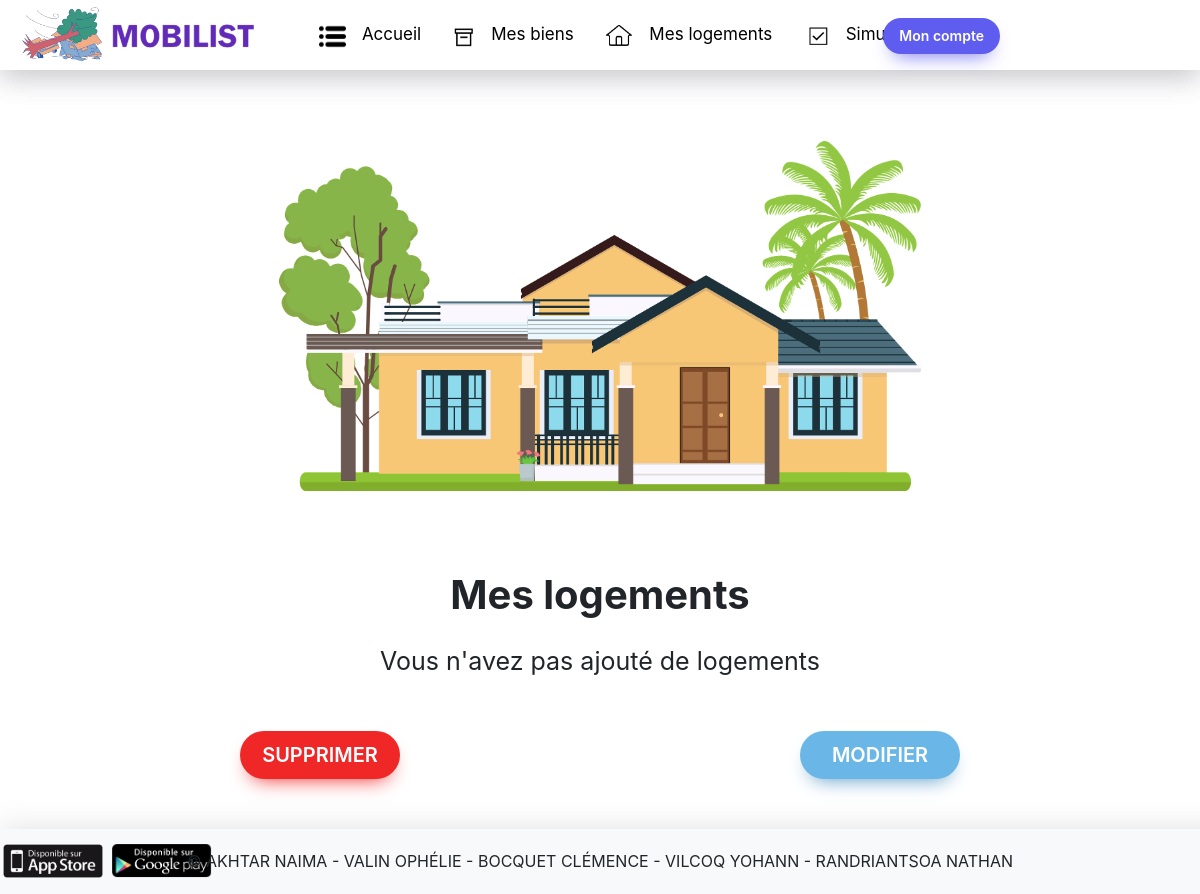
Before: /afficheLogements/ (signed in) with the older database file.
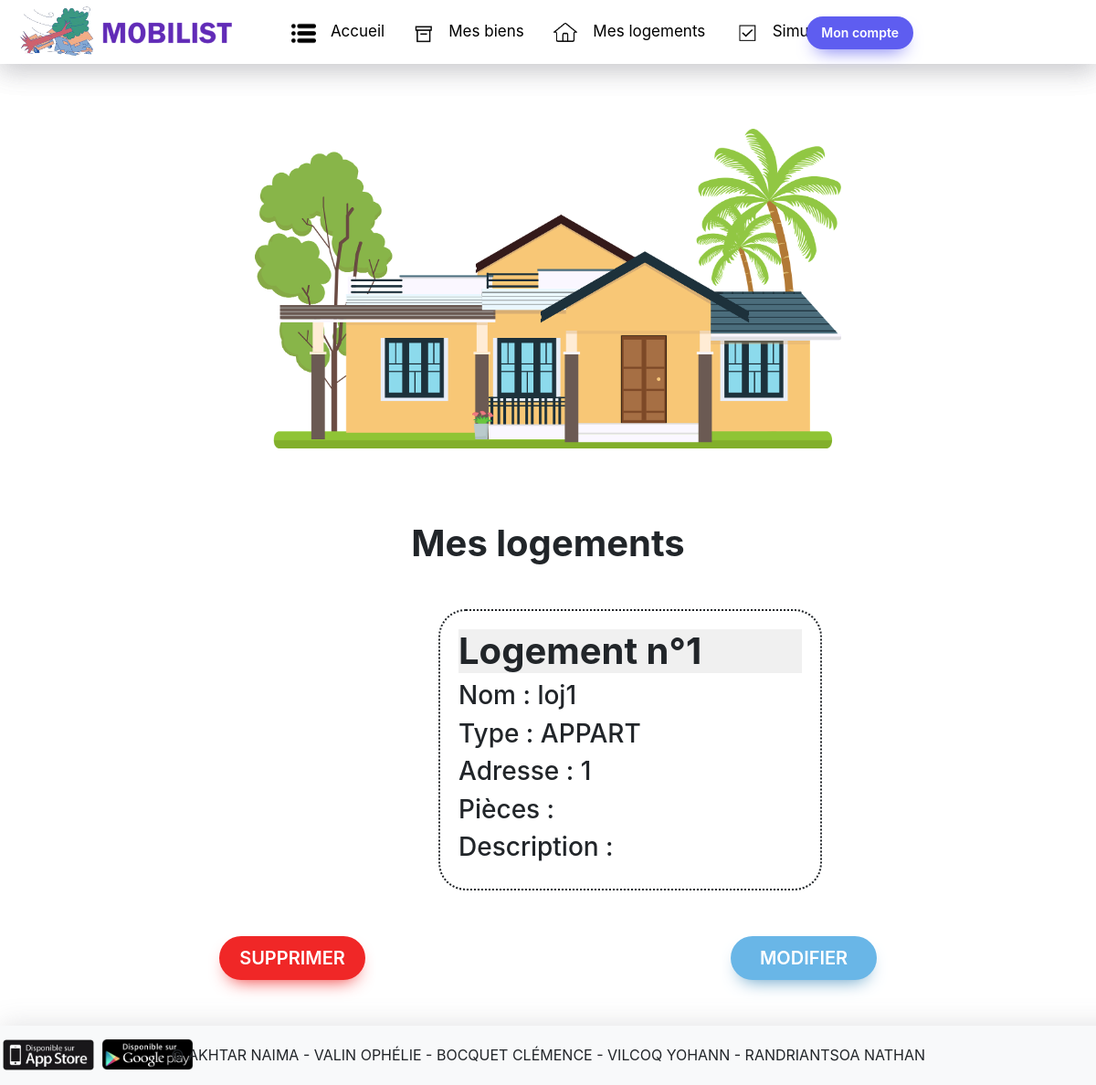
After: the same page with the newer database file.
### mobilist/models.py (models this page shows, shortened)
class Logement(Base):
    __tablename__ = "LOGEMENT"
    id_logement = Column(Integer, name="ID_LOGEMENT", primary_key=True)
    nom_logement = Column(String(20), name="NOM_LOGEMENT", nullable=True)
    type_logement = Column(Enum(LogementType),
                           name="TYPE_LOGEMENT",
                           nullable=False)
    adresse = Column(String(100), name="ADRESSE", nullable=True)
    desc_logement = Column(String(1000), name="DESC_LOGEMENT", nullable=True)
    pieces = relationship("Piece", backref="logement", cascade="all, delete")
    proprietaires = relationship("Proprietaire", secondary="AVOIR", back_populates="logements", passive_deletes=True)
    def delete(self, proprio: Proprietaire):
        list_assoc = AVOIR.query.filter_by(id_logement=self.id_logement).all()
        for assoc in list_assoc:
            if assoc.get_id_proprio() == proprio.get_id_proprio():
                assoc.delete()
        last_assoc = AVOIR.query.filter_by(id_logement=self.id_logement).all()
        list_bien = Bien.query.filter_by(id_logement=self.id_logement).all()
        for bien in list_bien:
            if bien.get_id_proprio() == proprio.get_id_proprio():
                bien.delete()
        if len(last_assoc) == 0:
            Piece.query.filter_by(id_logement=self.id_logement).delete()
            db.session.delete(self)
            db.session.commit()
        else:
            print("Le logement est associé à d'autres propriétaires, mais celui ne l'est plus à vous")

### mobilist/views.py (the view, shortened to what this page needs)
@app.route("/afficheLogements/", methods=("GET", "POST",))
@login_required
def affiche_logements():
    session = db.session
    proprio = Proprietaire.query.get(current_user.id_user)
    logements = proprio.logements
    if len(logements) == 0:
        print("Aucun logement trouvé")
        contenu = False
    else:
        contenu = True
    type_logement = [type for type in LogementType]
    return render_template("afficheLogements.html", logements=logements, type_logement=type_logement, contenu=contenu)

### mobilist/models.py (called while the page is built)
@login_manager.user_loader
def load_user(mail):
    return db.session.get(User, mail)

    def get_type(self):
        return self.name

### mobilist/templates/afficheLogements.html (shortened to what this page needs)
{% extends "index2.html" %}
{% block styles %}
{{ super() }}
<link rel="stylesheet" href="{{ url_for('static', filename='affichageLogements.css')}}">
{% endblock %}
{% block content %}
<div class="img-logement">
    <img id="img-log" src="{{ url_for('static',filename='img/logement.png') }}" alt="page affichage logements"/>
</div>
<div class="list-logements">
    <h1> Mes logements </h1>
    <div class="log">
      {% if contenu %}
        {% for x in logements %}
        <section class="logement" id="log-{{ x.id_logement }}">
            <h1>Logement n°{{x.id_logement}}</h1>
            <article>
                <h3>Nom : {{x.nom_logement}}</h3>
                <h3>Type : {{x.type_logement.get_type()}}</h3>
                <h3>Adresse : {{x.adresse}}</h3>
                <h3>Pièces : </h3>
                <h3>Description : {{x.desc_logement}}</h3>
            </article>
        </section>
    </div>
    {% endfor %}
    {% endif %}
    {% if not (contenu) %}
        <p class="no-content"> Vous n'avez pas ajouté de logements </p>
    {% endif %}
</div>
<div class="buttons">
    <button class="action-btn" id="supprimer" onclick="toggleFormPopup('delete-popup-form')">SUPPRIMER</button>
    <button class="action-btn" id='modifier' onclick="toggleFormPopup('edit-popup-form')">MODIFIER</button>
</div>
{% endblock %}

Changed rows visible on the page:
now on this page (row edited): Logement: id_logement "1", nom_logement "loj1", type_logement.get_type "APPART", adresse "1"
Other visible differences:
text no longer shown: "Vous n'avez pas ajouté de logements"
